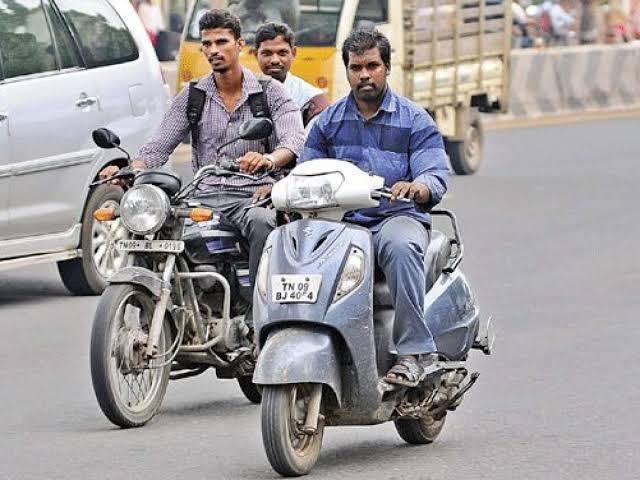
#> input picture test1.jpeg, 640 x 480 px
$ python -i plate_reader.py   (imports and definitions only)
#> lines starting #> are read from the running program, lines starting #| are printed output that depends on the picture
#> further down, picture is the input picture: shape (480, 640, 3); mean B, G, R 154.4, 153, 156.5
import cv2
import numpy as np
import os
import collections
os.environ["FLAGS_use_mkldnn"] = "0"
from paddleocr import PaddleOCR
import re

class LicensePlateReader:
    def __init__(self):
        # We don't initialize PaddleOCR here anymore to avoid GIL deadlocks on Windows!
        # It will be lazy-loaded only when the first violation is detected.
        self.ocr = None

        # Strict Regex for Indian License Plates (e.g., KA01AB1234)
        # Matches formats like: MH 12 AB 1234, KA01AB1234, HR 26 BR 9012, etc.
        self.plate_pattern = re.compile(r'^[A-Z]{2}\s?[0-9]{1,2}\s?[A-Z]{1,2}\s?[0-9]{4}$')

        # Mapping for common OCR errors (Module 4)
        self.char_map = {
            'O': '0', 'Q': '0', 'I': '1', 'L': '1', 'Z': '2', 'S': '5', 'G': '6', 'B': '8'
        }
        self.fusion_buffer = collections.deque(maxlen=3)

    def _init_model(self):
        if self.ocr is None:
            print("🚀 Lazy-loading PaddleOCR C++ Backend for the first time...")
            self.ocr = PaddleOCR(use_angle_cls=True, lang='en', enable_mkldnn=False)
            print("✅ PaddleOCR Backend Initialized!")

    def enhance_for_ocr(self, image):
        """
        Module 8 - OCR Enhancement
        Applies Unsharp Masking (Module 5), Bilateral Filtering, and CLAHE to improve text contrast.
        """
        if image is None or image.size == 0:
            return image

        # 1. Grayscale
        gray = cv2.cvtColor(image, cv2.COLOR_BGR2GRAY)
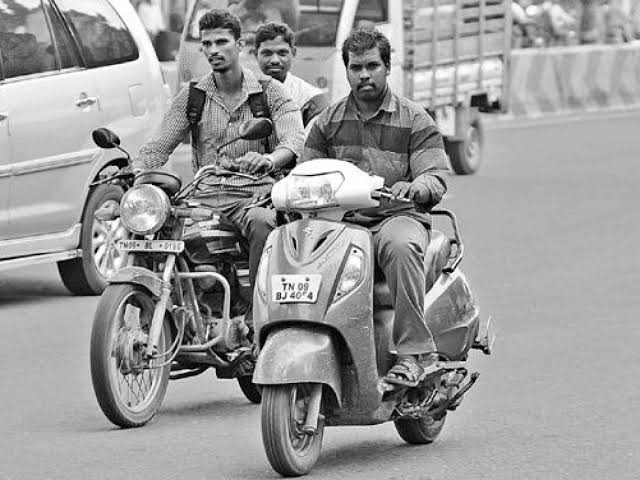
#> gray: shape (480, 640); min 0, max 255, mean 154.2

        # 2. Upscale (Super Resolution for small plates)
        gray = cv2.resize(gray, None, fx=2, fy=2, interpolation=cv2.INTER_CUBIC)
#> gray: shape (960, 1280)

        # 3. Denoising / Bilateral Filter (preserves edges)
        denoised = cv2.bilateralFilter(gray, 9, 75, 75)

        # 4. Local Contrast Enhancement (CLAHE)
        clahe = cv2.createCLAHE(clipLimit=2.0, tileGridSize=(8,8))
        contrast = clahe.apply(denoised)
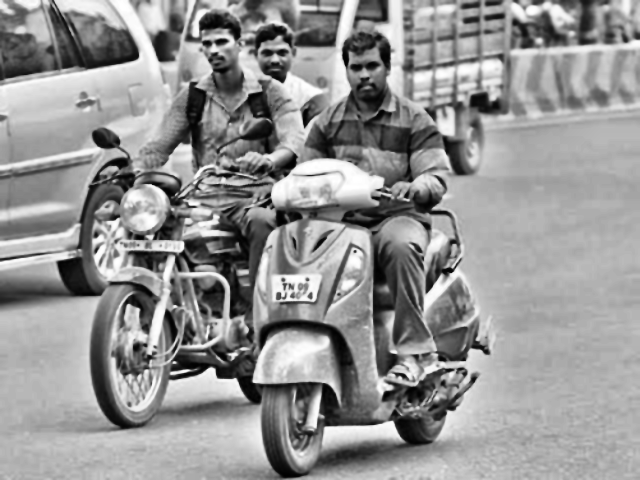
#> contrast: shape (960, 1280) (shown at 1/2 size); min 0, max 255, mean 147.8

        # 5. Adaptive Unsharp Masking (Module 5 - Motion Deblurring)
        gaussian = cv2.GaussianBlur(contrast, (9,9), 10.0)
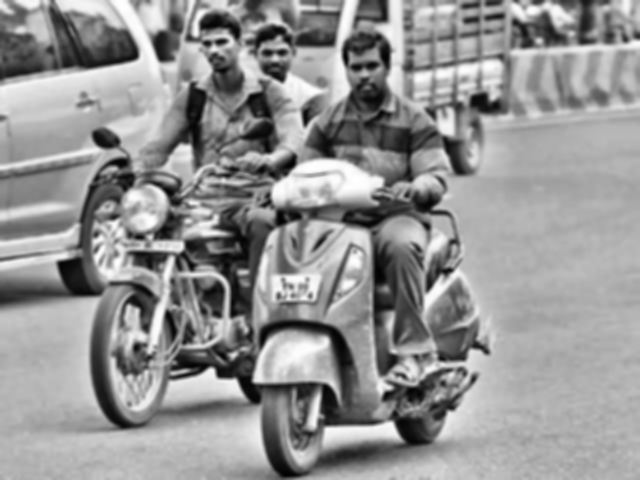
#> gaussian: shape (960, 1280) (shown at 1/2 size); min 1, max 255, mean 147.8
        sharpened = cv2.addWeighted(contrast, 1.5, gaussian, -0.5, 0, contrast)

        # Convert back to BGR for PaddleOCR
        return cv2.cvtColor(sharpened, cv2.COLOR_GRAY2BGR)

    def extract_text(self, plate_image):
        """Extract text using PaddleOCR"""
        if plate_image is None or plate_image.size == 0:
            return None

        # Module 4 & 5 & 8: Enhance Image
        enhanced_image = self.enhance_for_ocr(plate_image)

        # Lazy load PaddleOCR on the very first inference to avoid Windows C++ Thread Deadlocks!
        self._init_model()
#> (the call stopped at in _init_model, `self.ocr = PaddleOCR(use_angle_cls=True, lang='en', enable_mkldnn=False)`: paddleocr is not available in this run)

        # We need an RGB image for PaddleOCR
        rgb_image = cv2.cvtColor(enhanced_image, cv2.COLOR_BGR2RGB)

        try:
            result = self.ocr.ocr(rgb_image, cls=True)
        except Exception as e:
            print(f"OCR Error: {e}")
            return None, 0.0

        if not result or not result[0]:
            return None, 0.0
        extracted_texts = []
        highest_confidence = 0.0

        for line in result[0]:
            try:
                # PaddleOCR result structure: [ [[x,y]...], (text, confidence) ]
                text = str(line[1][0])
                confidence = float(line[1][1])

                # Basic Normalization
                text = ''.join(e for e in text if e.isalnum()).upper()
                extracted_texts.append(text)
                if confidence > highest_confidence:
                    highest_confidence = confidence
            except Exception as e:
                continue

        combined_text = "".join(extracted_texts)
        if self.plate_pattern.match(combined_text):
            return combined_text, highest_confidence

        return combined_text if len(combined_text) > 4 else None, highest_confidence

>>> import cv2
>>> picture = cv2.imread('../../test1.jpeg')
>>> result = LicensePlateReader().extract_text(picture)

$ run again, on test2.jpeg
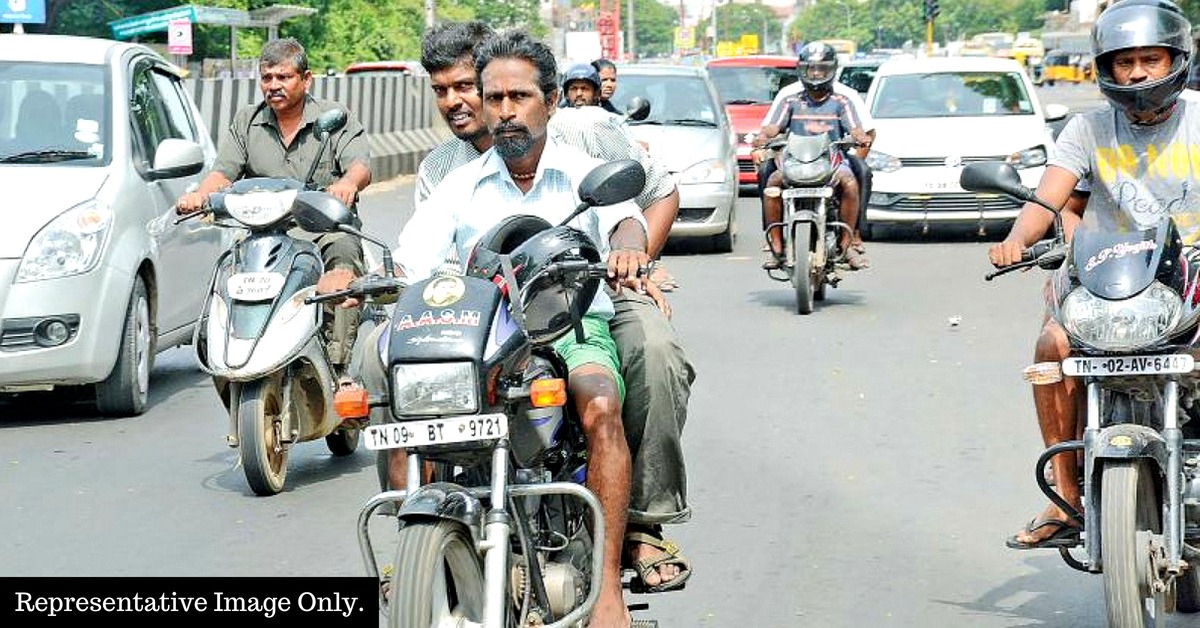
#> input picture test2.jpeg, 1200 x 628 px
#> picture is the input picture: shape (628, 1200, 3); mean B, G, R 159.2, 165.3, 160.6
#> in enhance_for_ocr, `gray = cv2.cvtColor(image, cv2.COLOR_BGR2GRAY)`:
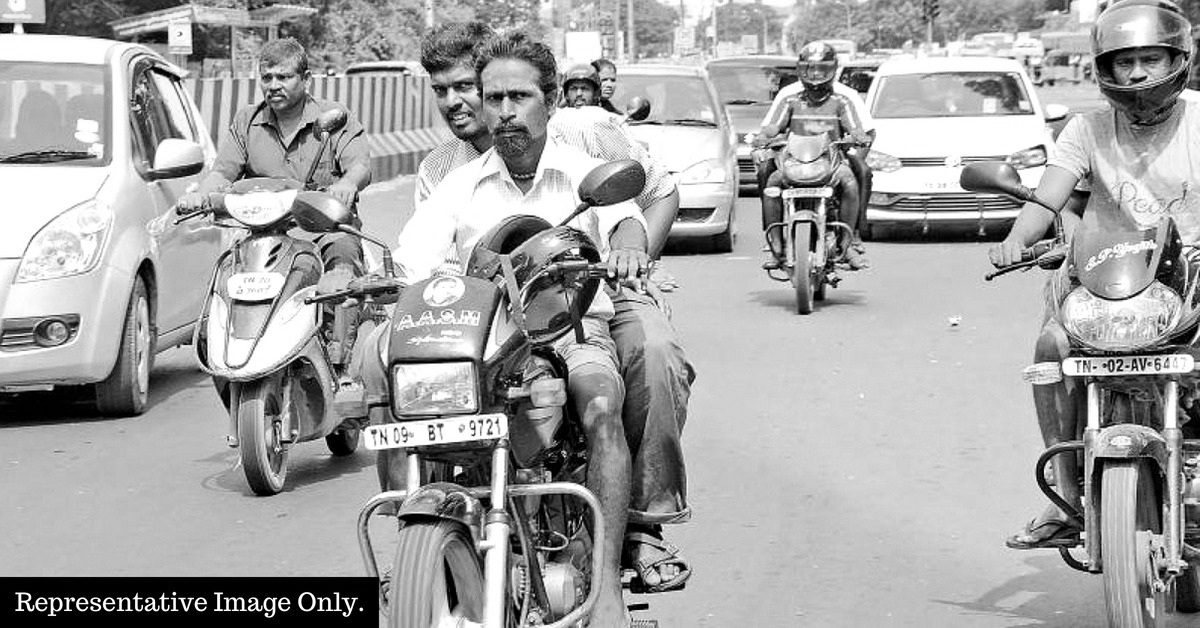
#> gray: shape (628, 1200); min 0, max 255, mean 163.2
#> in enhance_for_ocr, `contrast = clahe.apply(denoised)`:
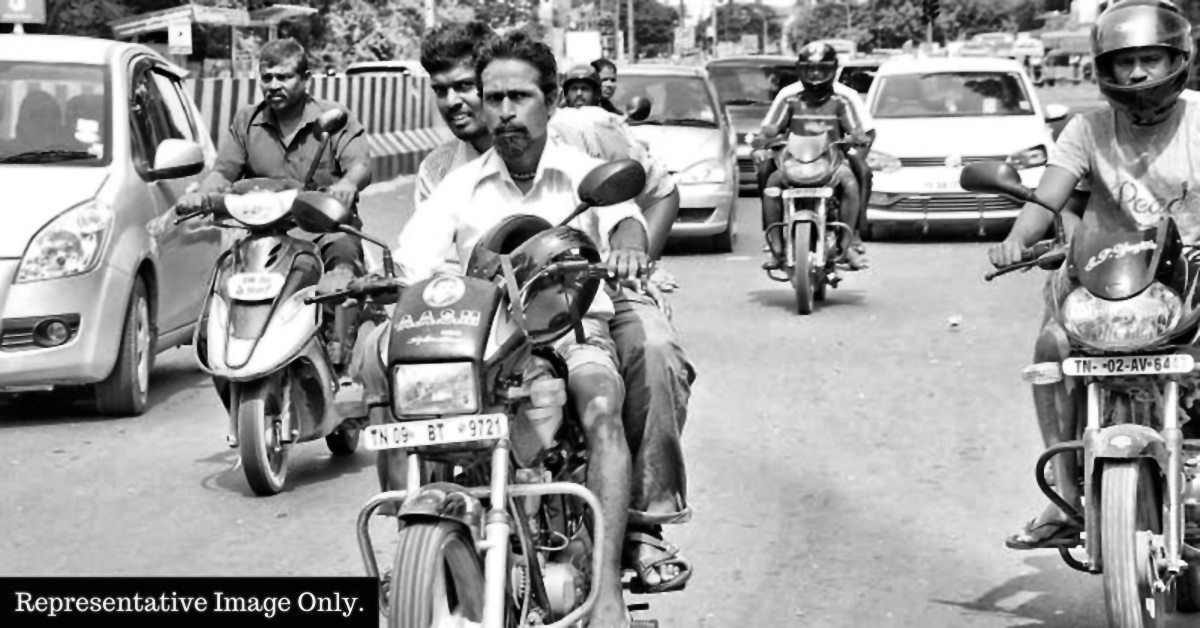
#> contrast: shape (1256, 2400) (shown at 1/2 size); min 0, max 255, mean 151.1

$ run again, on test3.jpeg
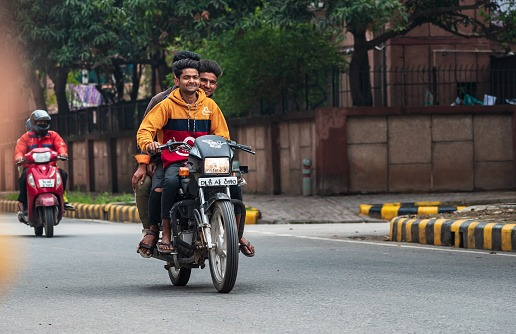
#> input picture test3.jpeg, 516 x 334 px
#> picture is the input picture: shape (334, 516, 3); mean B, G, R 89.5, 93.9, 98.8
#> in enhance_for_ocr, `denoised = cv2.bilateralFilter(gray, 9, 75, 75)`:
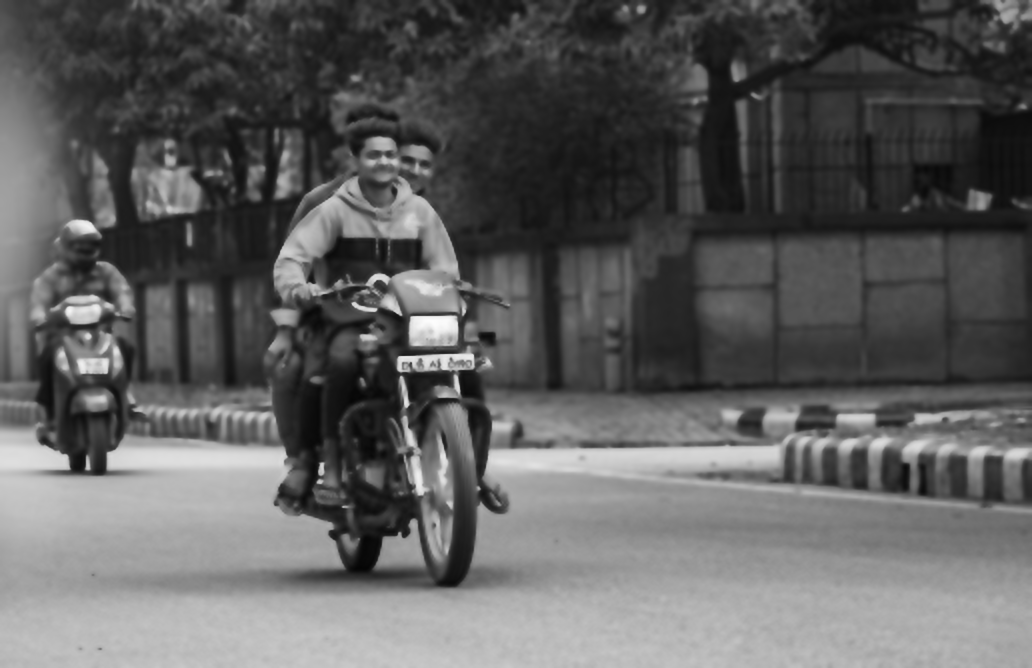
#> denoised: shape (668, 1032); min 4, max 253, mean 94.8
#> in enhance_for_ocr, `gaussian = cv2.GaussianBlur(contrast, (9,9), 10.0)`:
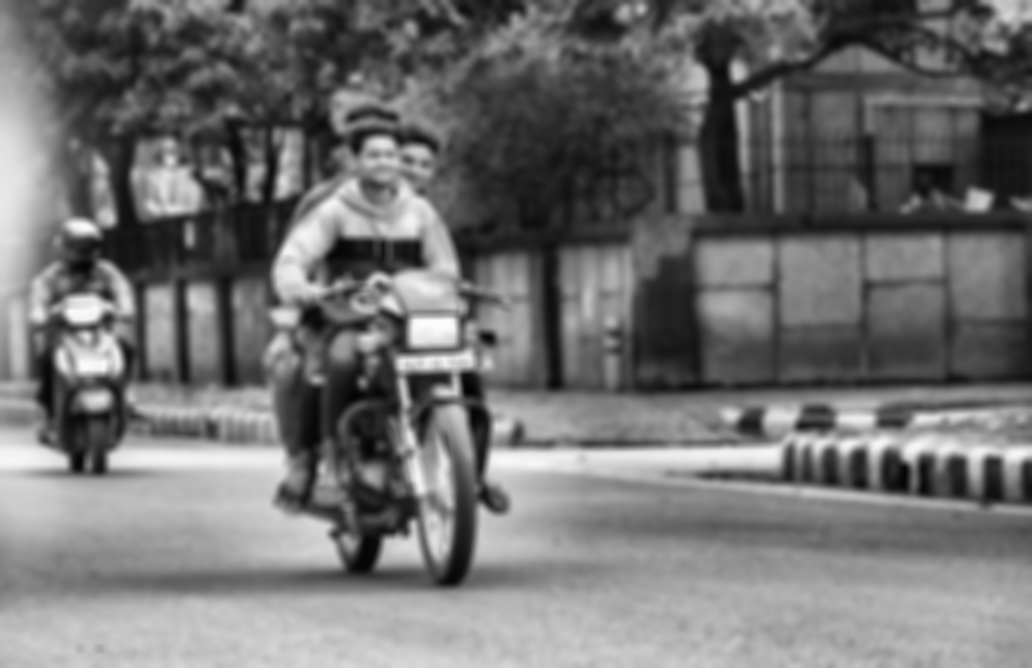
#> gaussian: shape (668, 1032); min 3, max 254, mean 113.2

$ run again, on test4.jpeg
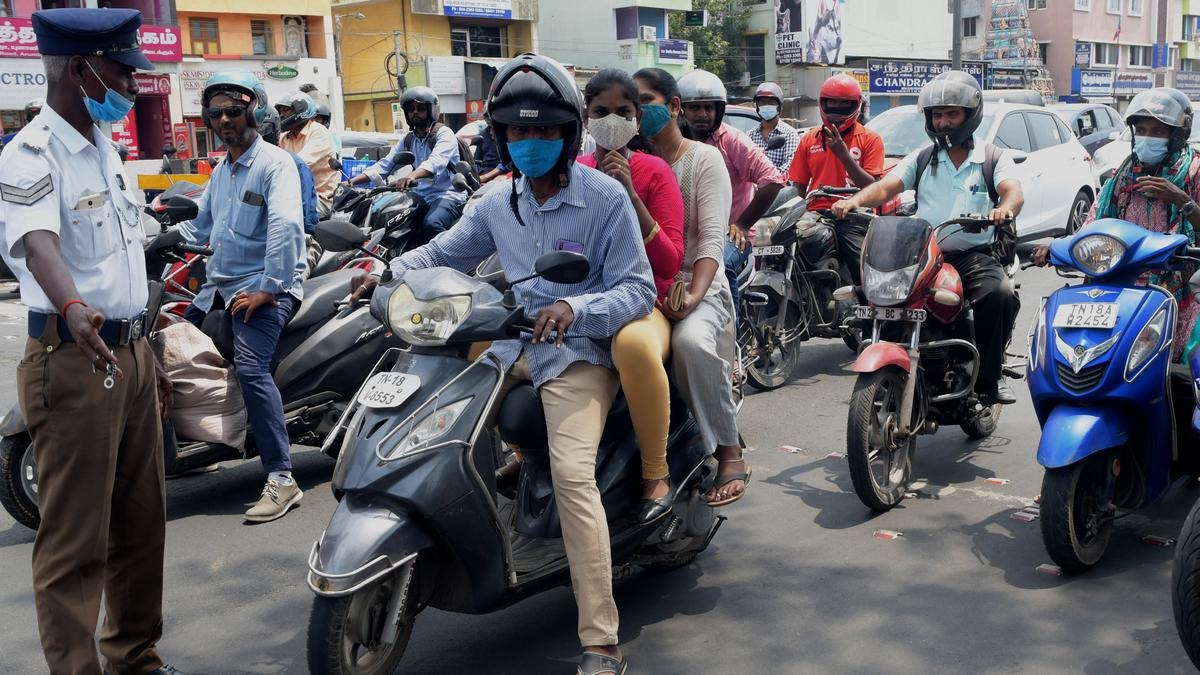
#> input picture test4.jpeg, 1200 x 675 px
#> picture is the input picture: shape (675, 1200, 3); mean B, G, R 103.4, 97.4, 99.2
#> in enhance_for_ocr, `gray = cv2.cvtColor(image, cv2.COLOR_BGR2GRAY)`:
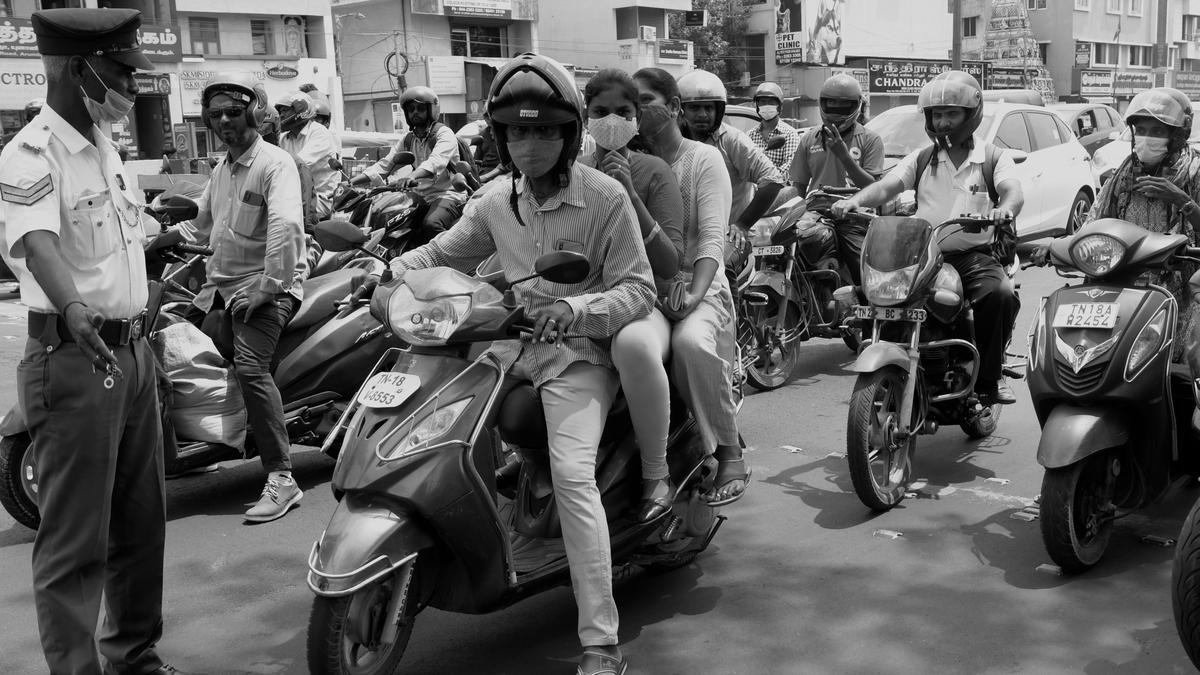
#> gray: shape (675, 1200); min 0, max 255, mean 98.6
#> in enhance_for_ocr, `contrast = clahe.apply(denoised)`:
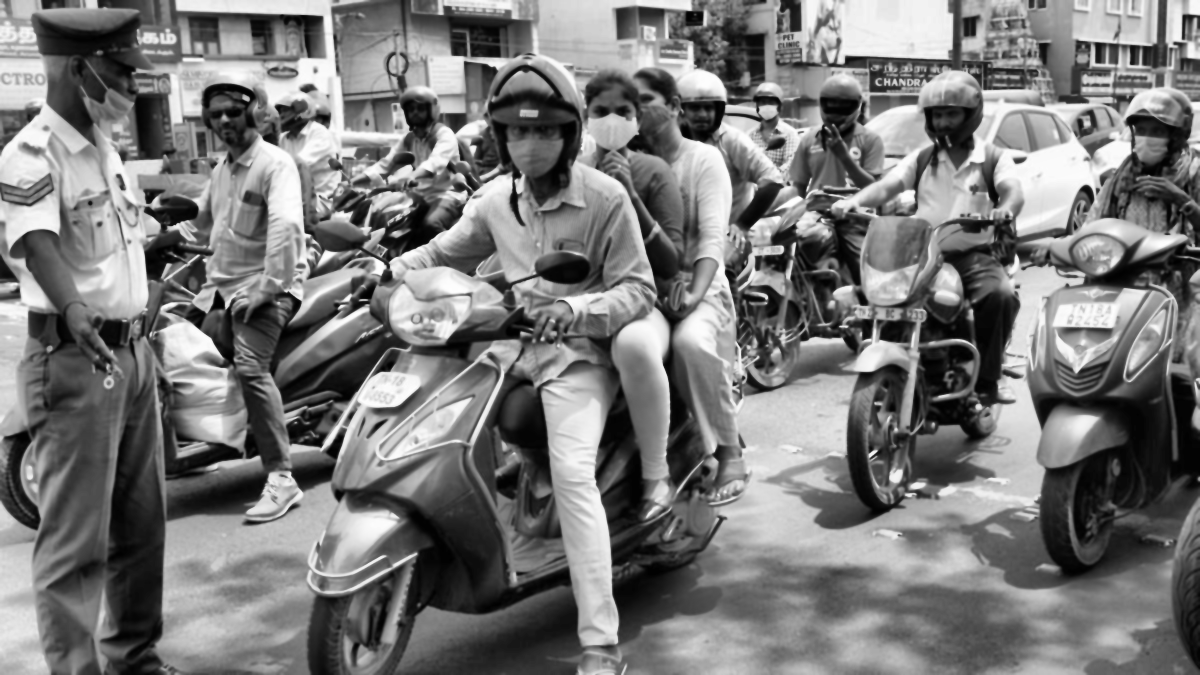
#> contrast: shape (1350, 2400) (shown at 1/2 size); min 0, max 255, mean 120.5
